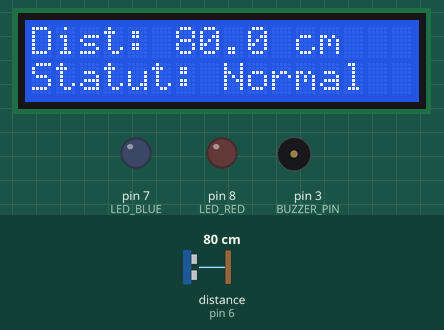
This sketch was run on a simulated Arduino Uno, built with avr-gcc and run on an emulated ATmega328P. Parts: 16×2 character LCD, output pins drawn as LEDs (lit = HIGH), buzzer (waves = sounding). Dashed ring = blinking. The test bench sets the inputs (shaded band); at power-on: distance to the obstacle (sensor on pin 6) 80 cm. The echo pulse lasts 58.3 µs per cm.

Above: at 1.2 s.
1.3 s: distance to the obstacle (sensor on pin 6) set to 18 cm
At 3.3 s:
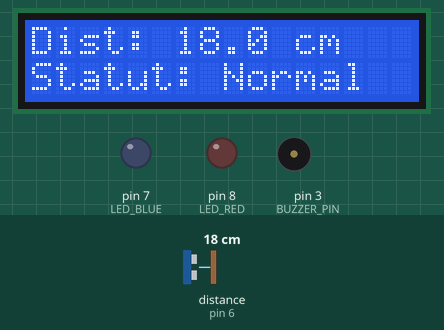
3.6 s: distance to the obstacle (sensor on pin 6) set to 13 cm
At 3.93 s:
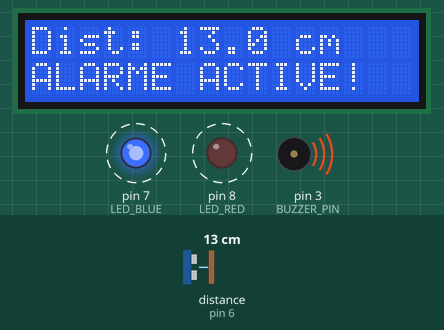
5.5 s: distance to the obstacle (sensor on pin 6) set to 2 cm
At 5.73 s:
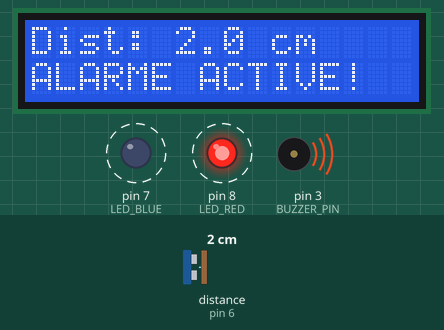
Timing chart, 0 to 13.1 s (numbered marks = the images above; inputs shaded):
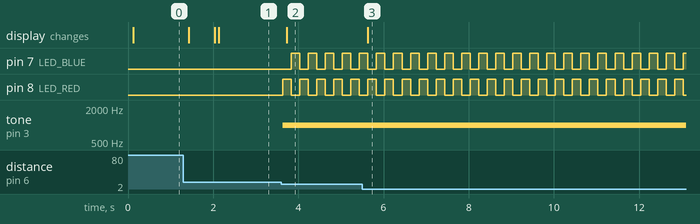

Measured:
- the behaviour switches between 16 and 15 cm on distance to the obstacle (sensor on pin 6) (found by bisection; images 1 and 2)
- after the input at 1.3 s, the display: changes after 0.13 s (image 1)
- after the input at 3.6 s, pin 7 (LED_BLUE): alternates HIGH for 0.20 s and LOW for 0.20 s, starting after 0.23 s; pin 8 (LED_RED): alternates HIGH for 0.20 s and LOW for 0.20 s, starting at once; tone on pin 3 (BUZZER_PIN): silent → 1000 Hz at once; the display: changes after 0.13 s (image 2)
- after the input at 5.5 s, the display: changes after 0.13 s (image 3)

The sketch:

Maison_intelligente.ino
```cpp
#include <LCD_I2C.h>
#include <HCSR04.h>

// Configuration matérielle
#define TRIG_PIN 5
#define ECHO_PIN 6
#define BUZZER_PIN 3
#define LED_RED 8
#define LED_BLUE 7

// Constantes
const String STUDENT_ID = "etd:2305204";
const unsigned long
  ALARM_TIMEOUT = 3000,
  BLINK_INTERVAL = 200;

const float ALARM_DISTANCE = 15.0;

// États
enum AlarmState {INIT, NORMAL, ALARM_ACTIVE, ALARM_COOLDOWN};

// Variables globales
LCD_I2C lcd(0x27, 16, 2);
HCSR04 hc(TRIG_PIN, ECHO_PIN);
AlarmState alarmState = INIT;
unsigned long lastDetectionTime = 0;
float currentDistance = 0.0;
bool ledToggle = false;

void setup() {
  Serial.begin(115200);

  pinMode(BUZZER_PIN, OUTPUT);
  pinMode(LED_RED, OUTPUT);
  pinMode(LED_BLUE, OUTPUT);

  lcd.begin();
  lcd.backlight();
  showSplashScreen();
}

void loop() {
  unsigned long currentMillis = millis();

  updateDistance(currentMillis);
  updateAlarmState(currentMillis);
  handleDisplay(currentMillis);
  handleOutputs(currentMillis);
}

// Gestion de la distance
void updateDistance(unsigned long currentTime) {
  static unsigned long lastRead;
  if(currentTime - lastRead >= 50) {
    currentDistance = hc.dist();
    lastRead = currentTime;
  }
}

// Machine à états
void updateAlarmState(unsigned long currentTime) {
  switch(alarmState) {
    case INIT:
      if(currentTime > 2000) {
        alarmState = NORMAL;
        lcd.clear();
      }
      break;

    case NORMAL:
      if(currentDistance <= ALARM_DISTANCE) {
        alarmState = ALARM_ACTIVE;
        lastDetectionTime = currentTime;
      }
      break;

    case ALARM_ACTIVE:
      if(currentDistance > ALARM_DISTANCE) {
        if(currentTime - lastDetectionTime > ALARM_TIMEOUT) {
          alarmState = NORMAL;
          deactivateAlarm();
        }
      } else {
        lastDetectionTime = currentTime;
      }
      break;
  }
}

// Contrôle des sorties
void handleOutputs(unsigned long currentTime) {
  static unsigned long lastBlink;

  if(alarmState == ALARM_ACTIVE) {
    if(currentTime - lastBlink >= BLINK_INTERVAL) {
      ledToggle = !ledToggle;
      digitalWrite(LED_RED, ledToggle);
      digitalWrite(LED_BLUE, !ledToggle);
      lastBlink = currentTime;
    }
    tone(BUZZER_PIN, 1000);
  } else {
    noTone(BUZZER_PIN);
    digitalWrite(LED_RED, LOW);
    digitalWrite(LED_BLUE, LOW);
  }
}

// Affichage LCD
void handleDisplay(unsigned long currentTime) {
  static unsigned long lastUpdate;

  if(currentTime - lastUpdate >= 100) {
    lcd.setCursor(0, 0);
    lcd.print("Dist: ");
    lcd.print(currentDistance, 1);
    lcd.print(" cm  ");

    lcd.setCursor(0, 1);
    lcd.print(alarmState == ALARM_ACTIVE ? "ALARME ACTIVE! " : "Statut: Normal ");

    lastUpdate = currentTime;
  }
}

void showSplashScreen() {
  lcd.print("Labo 5");
  lcd.setCursor(0, 1);
  lcd.print(STUDENT_ID);
}

void deactivateAlarm() {
  noTone(BUZZER_PIN);
  digitalWrite(LED_RED, LOW);
  digitalWrite(LED_BLUE, LOW);
}
```
